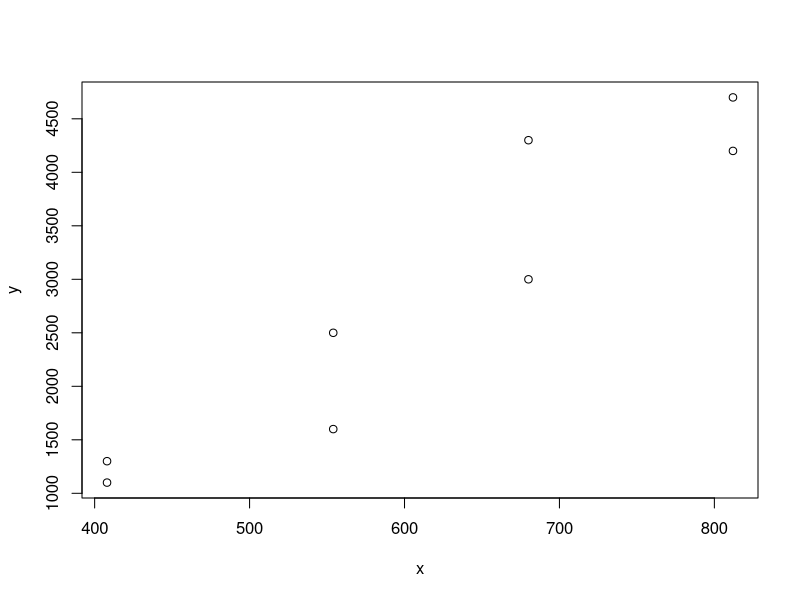
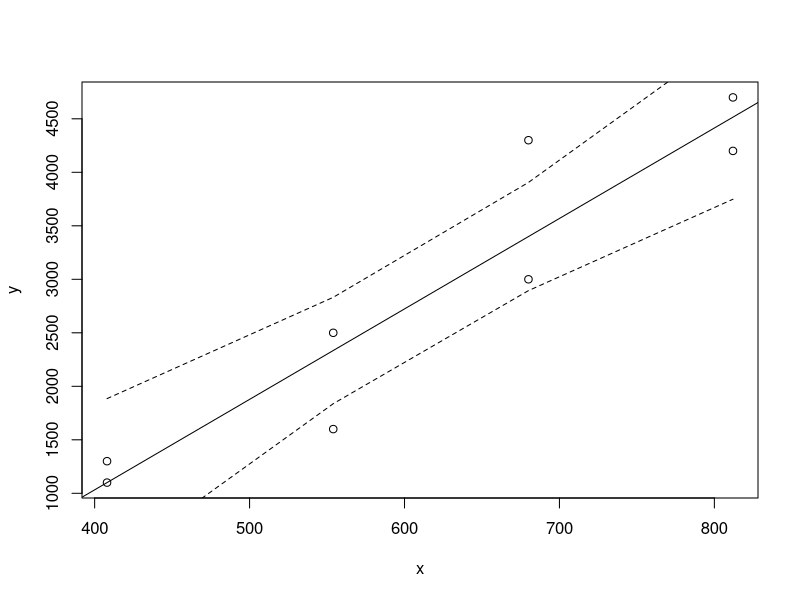
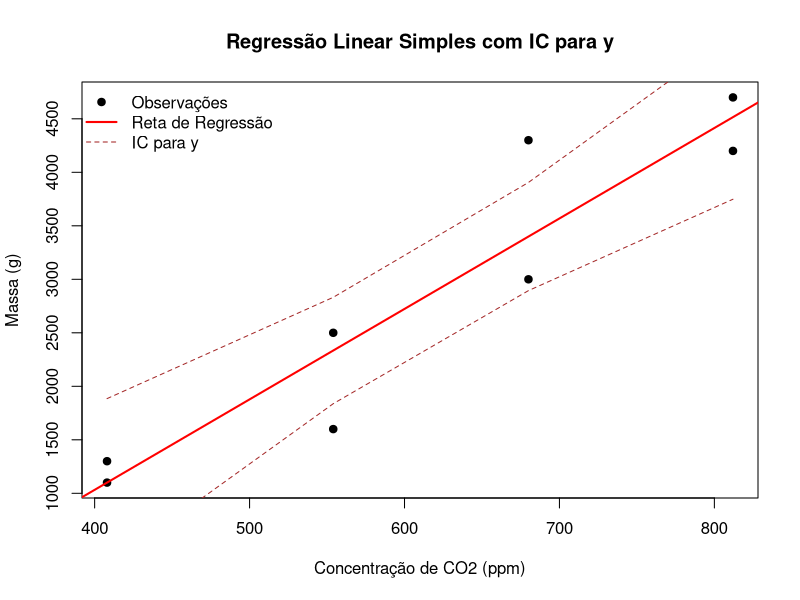
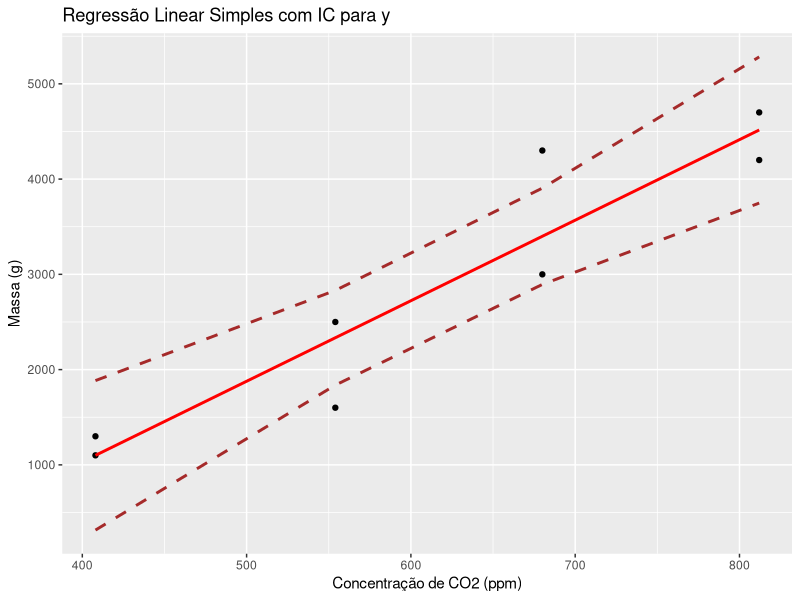
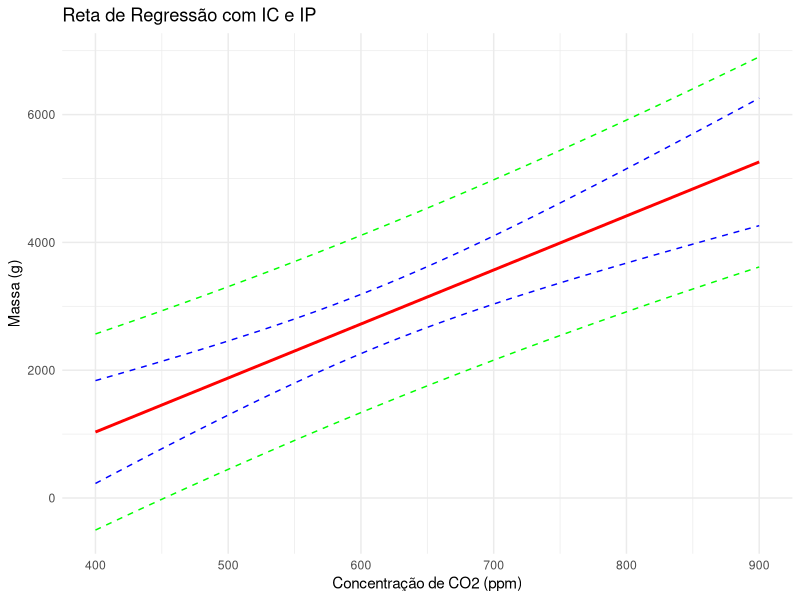
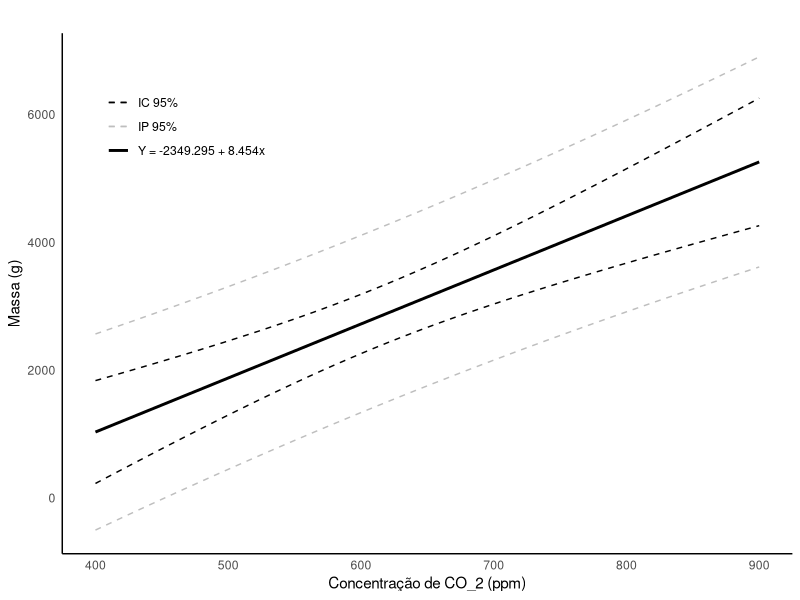

R code for these plots, in order:
## ---- chunk 1
x <- c(408, 408, 554, 554, 680, 680, 812, 812)
y <- c(1100, 1300, 1600, 2500, 3000, 4300, 4200, 4700)
## ---- chunk 2
cor(x,y)
## ---- chunk 3
cor.test(x,y)
## ---- chunk 4
cor.test(x,y)
## ---- chunk 5
plot(x,y)
modelo <- lm(y ~ x)
modelo
## ---- chunk 6
anova(modelo) 
# a diferença entre os valores do cálculo no R e "na mão" é por causa das aproximações.
## ---- chunk 7
summary(modelo)
## ---- chunk 8
summary(modelo)
## ---- chunk 9
beta1 <- 8.454
beta1_h0 <- 8
ep_beta1 <- 1.261
tc <- (beta1 - beta1_h0) / ep_beta1
tc # t calculado
ttab <- qt(0.975, df = 6)
ttab # t tabelado ou valor crítico.
abs(tc) > ttab # qual é a decisão? Rej ou nao H0?
## ---- chunk 10
confint(modelo, level = 0.95)
## ---- chunk 11
y_hat <- predict(modelo)
y_hat
data.frame(x, y, y_hat)
## ---- chunk 12
x_conf <- data.frame(x = 680)
predict(modelo, newdata = x_conf, interval = "confidence", level = 0.95)
## ---- chunk 13
x_conf <- data.frame(x = x)
y_hat_conf <- predict(modelo, newdata = x_conf,
                      interval = "confidence", level = 0.95)

# data.frame com valores de x, y, predito e IC:
tabela <- data.frame(x, y, y_hat_conf)
tabela

# alterar o nome dos colunas:
colnames(tabela) <- c("x", "y", "y_hat", "LI", "LS")
tabela
## ---- chunk 14
plot(x,y)
abline(modelo)
lines(tabela$x, tabela$LI, lty = 2)
lines(tabela$x, tabela$LS, lty = 2)
## ---- chunk 15
plot(x, y,
     pch = 19, col = "black",
     xlab = "Concentração de CO2 (ppm)",
     ylab = "Massa (g)",
     main = "Regressão Linear Simples com IC para y")

# adicionar a reta de regressão:
abline(modelo, col = "red", lwd = 2)
# adicionar os intervalos de confiança:
lines(tabela$x, tabela$LI, col = "brown", lty = 2)
lines(tabela$x, tabela$LS, col = "brown", lty = 2)
legend("topleft",
       legend = c("Observações", "Reta de Regressão", "IC para y"),
       col = c("black", "red", "brown"),
       pch = c(19, NA, NA),
       lty = c(NA, 1, 2),
       lwd = c(NA, 2, 1),
       bty = "n")

## ---- chunk 16
# Usando o pacote ggplot2
library(ggplot2)

ggplot(tabela, aes(x = x, y = y)) +
  geom_point(color = "black") +
  geom_line(aes(y = y_hat), color = "red", linewidth = 1) +
  geom_line(aes(y = LI), color = "brown", linewidth = 1, lty = 2) +
  geom_line(aes(y = LS), color = "brown", linewidth = 1, lty = 2) +
  labs(title = "Regressão Linear Simples com IC para y",
       x = "Concentração de CO2 (ppm)",
       y = "Massa (g)")
  
## ---- chunk 17
x0 <- data.frame(x = 600)
y_hat_x0 <- predict(modelo, newdata = x0)
y_hat_x0
## ---- chunk 18
x0 <- data.frame(x = c(500, 600, 700))
y_hat_x0 <- predict(modelo, newdata = x0)
y_hat_x0
tabela_x0 <- data.frame(x = x0, y_hat = y_hat_x0)
tabela_x0
## ---- chunk 19
x0 <- data.frame(x = c(500, 600, 700))
y_hat_x0 <- predict(modelo, newdata = x0, 
                    interval = "prediction", level = 0.95)
y_hat_x0
tabela_x0 <- data.frame(x = x0, y_hat = y_hat_x0)
tabela_x0

# alterando os nomes das colunas:
colnames(tabela_x0) <- c("x", "y_hat", "LI_pred", "LS_pred")
tabela_x0
## ---- chunk 20
x_seq <- seq(400, 900, by = 10)
x_seq_df <- data.frame(x = x_seq)
y_hat_seq <- predict(modelo, newdata = x_seq_df,
                     interval = "confidence", level = 0.95)
y_pred_seq <- predict(modelo, newdata = x_seq_df,
                      interval = "prediction", level = 0.95)
tabela_seq <- data.frame(x = x_seq, y_hat = y_hat_seq[, "fit"],
                          LI_conf = y_hat_seq[, "lwr"], LS_conf = y_hat_seq[, "upr"],
                          LI_pred = y_pred_seq[, "lwr"], LS_pred = y_pred_seq[, "upr"])
head(tabela_seq)

ggplot(tabela_seq, aes(x = x)) +
  geom_line(aes(y = y_hat), color = "red", linewidth = 1) +
  geom_line(aes(y = LI_conf), color = "blue", lty = 2) +
  geom_line(aes(y = LS_conf), color = "blue", lty = 2) +
  geom_line(aes(y = LI_pred), color = "green", lty = 2) +
  geom_line(aes(y = LS_pred), color = "green", lty = 2) +
  labs(title = "Reta de Regressão com IC e IP",
       x = "Concentração de CO2 (ppm)",
       y = "Massa (g)") +
  theme_minimal()

## ---- chunk 21
# sugestão de outro gráfico (que também pode ser aprimorado):
ggplot(tabela_seq, aes(x = x)) +
  geom_line(aes(y = y_hat, color = "Y = -2349.295 + 8.454x"), linewidth = 1) +
  geom_line(aes(y = LI_conf, color = "IC 95%"), linetype = 2) +
  geom_line(aes(y = LS_conf, color = "IC 95%"), linetype = 2) +
  geom_line(aes(y = LI_pred, color = "IP 95%"), linetype = 2) +
  geom_line(aes(y = LS_pred, color = "IP 95%"), linetype = 2) +
  scale_color_manual(
    values = c(
      "Y = -2349.295 + 8.454x" = "black",
      "IC 95%" = "black",
      "IP 95%" = "grey"
    )
  ) +
  labs(
    title = "",
    x = "Concentração de CO_2 (ppm)",
    y = "Massa (g)",
    color = ""
  ) +
  theme_minimal() +
  theme(
    legend.position = c(0.05, 0.95),
    legend.justification = c(0, 1),
    panel.grid.major = element_blank(),
    panel.grid.minor = element_blank(),
    axis.line = element_line(color = "black")
  )
